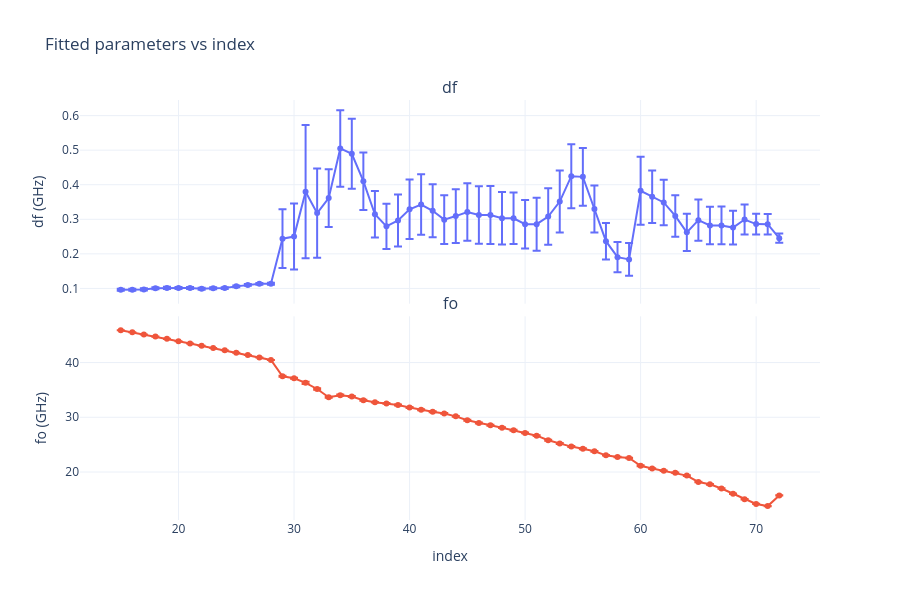

The cell this chart's notebook holds for it:
### Code cell
fits_storage.plot_fit_parameters_subplots(
    cut_data_L_fits,
    x_axis="index",
    params=["df", "fo"],
    x_label= "index"#"μ₀H (T)"
)
